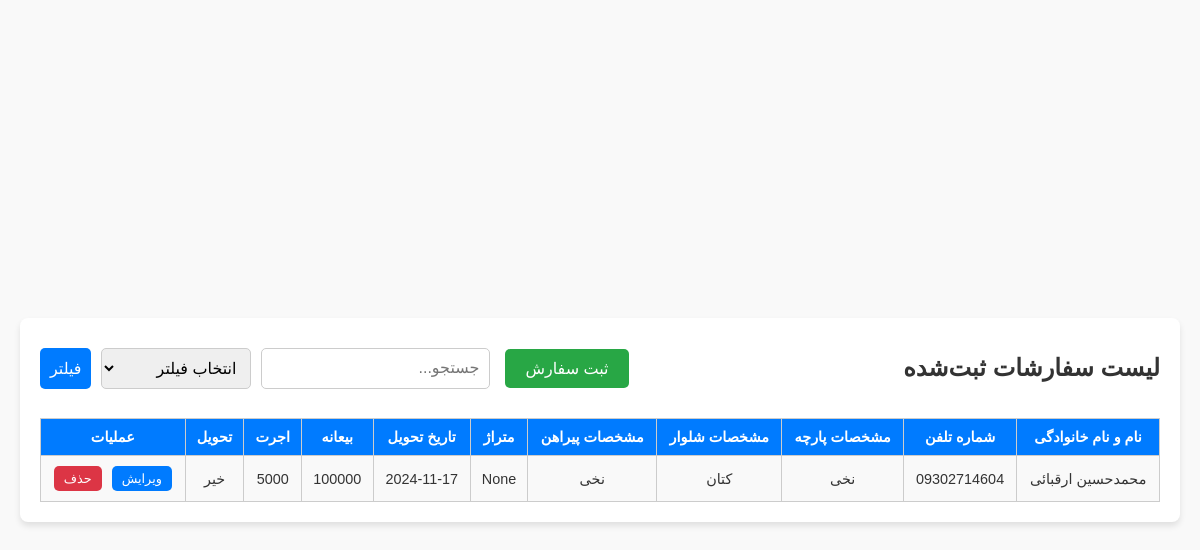
Before: / (signed in) with the older database file.
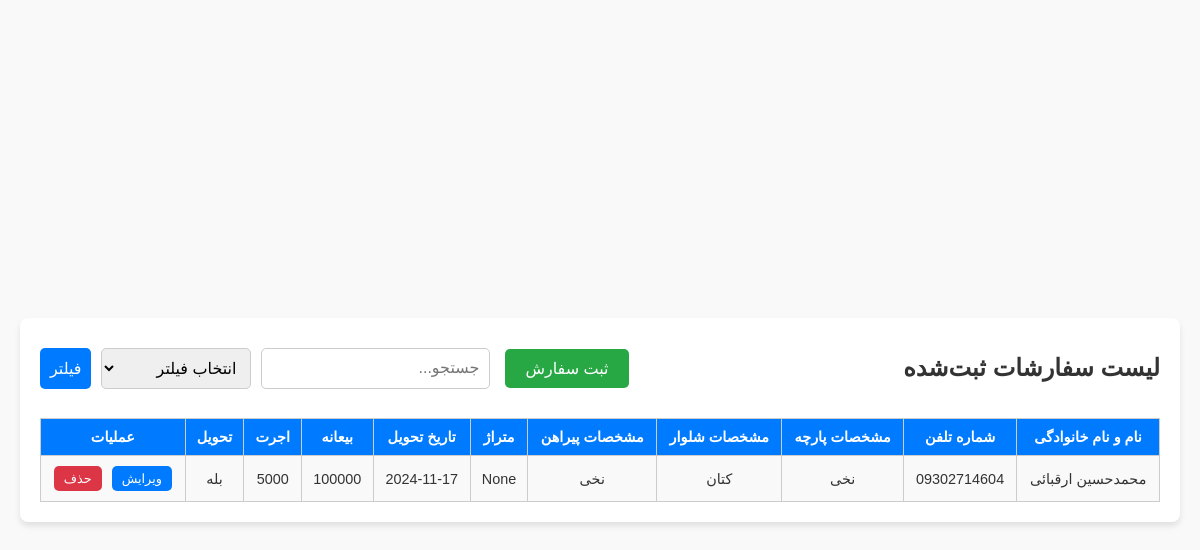
After: the same page with the newer database file.
### khayyat/models.py (models this page shows, shortened)
class Order(models.Model):
    fullname = models.CharField(max_length=100,null=True, blank=True, verbose_name="نام و نام خانوادگی")
    phone = models.CharField(max_length=11,null=True, blank=True, verbose_name="شماره تلفن")
    fabric = models.CharField(max_length=200,null=True, blank=True, verbose_name="مشخصات پارچه")
    pants = models.CharField(max_length=200,null=True, blank=True, verbose_name="مشخصات شلوار")
    shirt = models.CharField(max_length=200, verbose_name="مشخصات پیراهن")
    fabric_length = models.CharField(max_length=100, null=True, blank=True, verbose_name="متراژ")
    date = models.CharField(max_length=120, blank=True, null=True, verbose_name="تاریخ تحویل")
    deposit = models.CharField(max_length=120, blank=True, null=True,  verbose_name="بیعانه(تومان)")
    wage = models.CharField(max_length=120, blank=True, null=True, verbose_name="اجرت(تومان)")
    delivered = models.BooleanField(default=False, verbose_name="تحویل")
    description = models.TextField(blank=True, null=True, verbose_name="توضیحات")
    class Meta:
        verbose_name = "سفارش"
        verbose_name_plural = "سفارشات"

### khayyat/views.py (the view)
# urls.py: path('', order_list, name='order_list'),
@login_required
def order_list(request):
    orders = Order.objects.all()
    return render(request, 'khayyat/index.html', {'orders': orders})

### khayyat/templates/khayyat/index.html (shortened to what this page needs)
<!DOCTYPE html>
<html lang="fa">
<head>
</head>
<body>
<div class="list-container">
    <div class="list-header">
        <h1>لیست سفارشات ثبت‌شده</h1>
        <a href="{% url 'add_order' %}">
            <button class="add-button">ثبت سفارش</button>
        </a>
        <div class="search-filter">
            <input type="text" id="search" placeholder="جستجو..."/>
            <select id="filter">
                <option value="">انتخاب فیلتر</option>
            </select>
            <button onclick="applyFilter()">فیلتر</button>
        </div>
    </div>
    <div class="table-wrapper">
        <table id="orderTable">
            <thead>
            <tr>
                <th>نام و نام خانوادگی</th>
                <th>شماره تلفن</th>
                <th>مشخصات پارچه</th>
                <th>مشخصات شلوار</th>
                <th>مشخصات پیراهن</th>
                <th>متراژ</th>
                <th>تاریخ تحویل</th>
                <th>بیعانه</th>
                <th>اجرت</th>
                <th>تحویل</th>
                <th>عملیات</th>
            </tr>
            </thead>
            <tbody>
            {% for order in orders %}
                <tr data-delivered="{% if order.delivered %}yes{% else %}no{% endif %}">
                    <td>{{ order.fullname }}</td>
                    <td>{{ order.phone }}</td>
                    <td>{{ order.fabric }}</td>
                    <td>{{ order.pants }}</td>
                    <td>{{ order.shirt }}</td>
                    <td>{{ order.fabric_length }}</td>
                    <td>{{ order.date }}</td>
                    <td>{{ order.deposit }}</td>
                    <td>{{ order.wage }}</td>
                    <td>
                        {% if order.delivered %}
                            بله
                        {% else %}
                            خیر
                        {% endif %}
                    </td>
                    <td>
                        <div class="action-buttons">
                            <a href="{% url 'edit_order' order.id %}">
                                <button class="edit-button">ویرایش</button>
                            </a>
                            <a href="{% url 'delete_order' order.id %}" onclick="return confirmDelete();">
                                <button class="delete-button">حذف</button>
                            </a>
                        </div>
                    </td>
                </tr>
            {% endfor %}
            </tbody>
        </table>
    </div>
</div>
</body>
</html>

Changed rows visible on the page:
changed Order "محمدحسین ارقبائی": delivered "خیر" → "بله"
